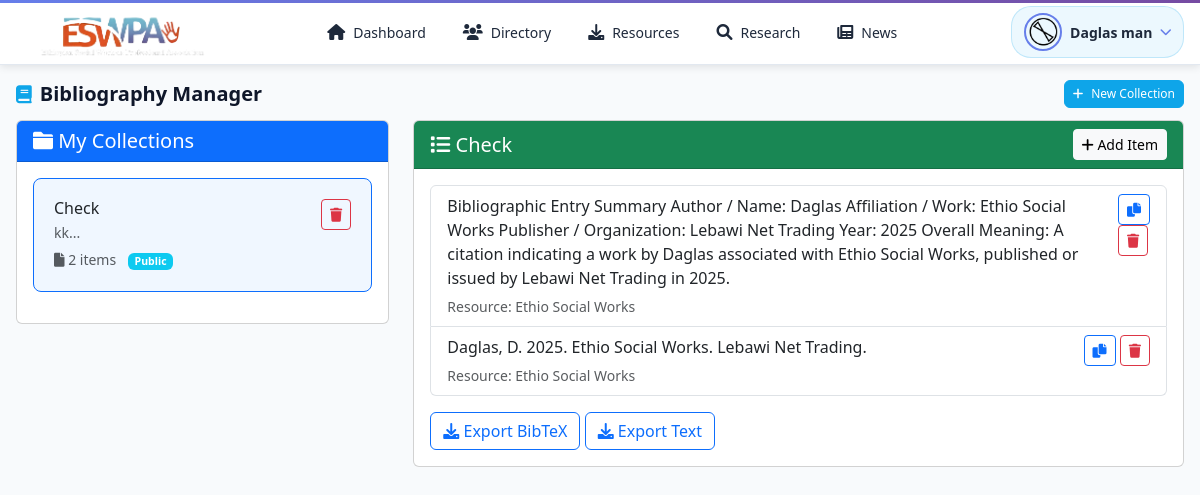
The page /member-bibliography.php?collection_id=1 (signed in) on the database its author committed.
### tables this page shows
CREATE TABLE IF NOT EXISTS `registrations` (
  `id` int NOT NULL AUTO_INCREMENT,
  `membership_id` varchar(50) DEFAULT NULL,
  `fullname` varchar(255) NOT NULL,
  `sex` enum('Male','Female') NOT NULL,
  `email` varchar(191) NOT NULL,
  `phone` varchar(20) NOT NULL,
  `address` text NOT NULL,
  `qualification` varchar(255) NOT NULL,
  `qualification_pdf` varchar(255) DEFAULT NULL,
  `graduation_date` date DEFAULT NULL,
  `payment_duration` varchar(50) NOT NULL,
  `payment_option` varchar(50) NOT NULL,
  `id_card` tinyint(1) NOT NULL DEFAULT '0',
  `photo` varchar(255) DEFAULT NULL,
  `bank_slip` varchar(255) DEFAULT NULL,
  `approval_status` enum('pending','approved','rejected') NOT NULL DEFAULT 'pending',
  `approved_by` int DEFAULT NULL,
  `approved_at` timestamp NULL DEFAULT NULL,
  `expiry_date` date DEFAULT NULL,
  `status` enum('active','expired','pending') NOT NULL DEFAULT 'pending',
  `id_card_generated` tinyint(1) NOT NULL DEFAULT '0',
  `id_card_generated_at` timestamp NULL DEFAULT NULL,
  `created_at` timestamp NULL DEFAULT CURRENT_TIMESTAMP,
  `package_id` int DEFAULT NULL,
  `package_start_date` date DEFAULT NULL,
  `package_end_date` date DEFAULT NULL,
  `updated_at` timestamp NULL DEFAULT NULL ON UPDATE CURRENT_TIMESTAMP,
  PRIMARY KEY (`id`),
  UNIQUE KEY `email` (`email`),
  UNIQUE KEY `membership_id` (`membership_id`),
  KEY `idx_membership_id` (`membership_id`),
  KEY `idx_approval_status` (`approval_status`),
  KEY `idx_status` (`status`),
  KEY `fk_approved_by` (`approved_by`),
  KEY `idx_package_id` (`package_id`)
);

CREATE TABLE IF NOT EXISTS `bibliography_collections` (
  `id` int NOT NULL AUTO_INCREMENT,
  `member_id` int NOT NULL,
  `name` varchar(255) NOT NULL,
  `description` text,
  `is_public` tinyint(1) DEFAULT '0',
  `created_at` timestamp NOT NULL DEFAULT CURRENT_TIMESTAMP,
  PRIMARY KEY (`id`),
  KEY `idx_member_id` (`member_id`)
);

CREATE TABLE IF NOT EXISTS `bibliography_items` (
  `id` int NOT NULL AUTO_INCREMENT,
  `collection_id` int NOT NULL,
  `resource_id` int DEFAULT NULL,
  `research_id` int DEFAULT NULL,
  `citation_text` text NOT NULL,
  `notes` text,
  `added_at` timestamp NOT NULL DEFAULT CURRENT_TIMESTAMP,
  PRIMARY KEY (`id`),
  KEY `idx_collection_id` (`collection_id`),
  KEY `idx_resource_id` (`resource_id`),
  KEY `idx_research_id` (`research_id`)
);

CREATE TABLE IF NOT EXISTS `resources` (
  `id` int NOT NULL AUTO_INCREMENT,
  `section` varchar(100) NOT NULL,
  `title` varchar(255) NOT NULL,
  `publication_date` date NOT NULL,
  `author` varchar(255) NOT NULL,
  `pdf_file` varchar(255) NOT NULL,
  `description` text,
  `status` enum('active','inactive','archived') DEFAULT 'active' COMMENT 'Resource status: active, inactive, or archived',
  `tags` text COMMENT 'Comma-separated tags for categorization',
  `featured` tinyint(1) DEFAULT '0' COMMENT 'Whether resource is featured (1) or not (0)',
  `download_count` int DEFAULT '0' COMMENT 'Total number of downloads',
  `access_level` enum('public','member','premium','restricted') DEFAULT 'member' COMMENT 'Access level: public (everyone), member (logged in), premium (premium package), restricted (special permission)',
  `created_at` timestamp NOT NULL DEFAULT CURRENT_TIMESTAMP,
  `updated_at` timestamp NULL DEFAULT NULL ON UPDATE CURRENT_TIMESTAMP,
  `metadata_json` text COMMENT 'Structured metadata in JSON format',
  `ai_processed` tinyint(1) DEFAULT '0' COMMENT 'Whether this resource has been processed by AI',
  `ai_processed_at` timestamp NULL DEFAULT NULL COMMENT 'Timestamp when AI processing was completed',
  `extracted_text` longtext COMMENT 'Extracted text content from PDF/document',
  PRIMARY KEY (`id`),
  KEY `idx_section` (`section`),
  KEY `idx_publication_date` (`publication_date`),
  KEY `idx_created_at` (`created_at`),
  KEY `idx_status` (`status`),
  KEY `idx_featured` (`featured`),
  KEY `idx_access_level` (`access_level`),
  KEY `idx_download_count` (`download_count`),
  KEY `idx_ai_processed` (`ai_processed`),
  KEY `idx_ai_processed_at` (`ai_processed_at`)
);

### member-bibliography.php (the view, shortened to what the rows shown need)
<?php
include 'include/config.php';
require_once __DIR__ . '/include/bibliography_handler.php';
$member_id = $_SESSION['member_id'];
$collections = getMemberCollections($member_id);
$selected_collection_id = isset($_GET['collection_id']) ? intval($_GET['collection_id']) : null;
$collection_items = null;
if ($selected_collection_id) {
    $collection_items = getCollectionItems($selected_collection_id, $member_id);
}
?>
<!DOCTYPE html>
<html lang="en">
<head>
    <link rel="stylesheet" href="assets/css/bootstrap.min.css">
    <link rel="stylesheet" href="https://cdnjs.cloudflare.com/ajax/libs/font-awesome/6.0.0/css/all.min.css">
    <link href="https://cdn.jsdelivr.net/npm/bootstrap@5.3.0/dist/css/bootstrap.min.css" rel="stylesheet">
    <link href="assets/css/member-panel.css" rel="stylesheet">
</head>
<body>
    <?php include 'member-header-v1.2.php'; ?>
    <div class="mp-content-wrapper">
        <div class="mp-container">
            <div class="mp-content">
                <div class="mp-flex-between mp-mb-md">
                    <h2 class="mp-page-title"><i class="fas fa-book"></i> Bibliography Manager</h2>
            </div>
            <div class="row">
                <div class="col-lg-4">
                    <div class="card">
                        <div class="card-body">
                            <?php if (count($collections) > 0): ?>
                                <?php foreach ($collections as $collection): ?>
                                    <div class="collection-card <?php echo $selected_collection_id == $collection['id'] ? 'active' : ''; ?>"
                                         onclick="window.location.href='?collection_id=<?php echo $collection['id']; ?>'">
                                        <div class="d-flex justify-content-between align-items-start">
                                            <div class="flex-grow-1">
                                                <h6 class="mb-1"><?php echo htmlspecialchars($collection['name']); ?></h6>
                                                <?php if (!empty($collection['description'])): ?>
                                                    <p class="text-muted small mb-1"><?php echo htmlspecialchars(substr($collection['description'], 0, 50)) . '...'; ?></p>
                                                <?php endif; ?>
                                                <small class="text-muted">
                                                    <i class="fas fa-file"></i> <?php echo $collection['item_count']; ?> items
                                                    <?php if ($collection['is_public']): ?>
                                                        <span class="badge bg-info ms-2">Public</span>
                                                    <?php endif; ?>
                                                </small>
                                            </div>
                                            <div class="ms-2">
                                                <button class="btn btn-sm btn-outline-danger"
                                                        onclick="event.stopPropagation(); deleteCollection(<?php echo $collection['id']; ?>, this)">
                                                    <i class="fas fa-trash"></i>
                                                </button>
                                            </div>
                                        </div>
                                    </div>
                                <?php endforeach; ?>
                            <?php else: ?>
                                <p class="text-muted">No collections yet. Create your first bibliography collection!</p>
                            <?php endif; ?>
                        </div>
                    </div>
                </div>
                <div class="col-lg-8">
                    <?php if ($selected_collection_id): ?>
                        <?php
                        $selectedCollection = null;
                        foreach ($collections as $col) {
                            if ($col['id'] == $selected_collection_id) {
                                $selectedCollection = $col;
                                break;
                            }
                        }
                        ?>
                        <div class="card mb-3">
                            <div class="card-header bg-success text-white d-flex justify-content-between align-items-center">
                                <h5 class="mb-0">
                                    <i class="fas fa-list"></i> <?php echo htmlspecialchars($selectedCollection['name']); ?>
                                </h5>
                                <button class="btn btn-light btn-sm" data-bs-toggle="modal" data-bs-target="#addItemModal">
                                    <i class="fas fa-plus"></i> Add Item
                                </button>
                            </div>
                            <div class="card-body">
                                <?php if (count($collection_items) > 0): ?>
                                    <div class="list-group">
                                        <?php foreach ($collection_items as $item): ?>
                                            <div class="list-group-item">
                                                <div class="d-flex justify-content-between align-items-start">
                                                    <div class="flex-grow-1">
                                                        <p class="mb-1"><?php echo htmlspecialchars($item['citation_text']); ?></p>
                                                        <?php if ($item['resource_title']): ?>
                                                            <small class="text-muted">Resource: <?php echo htmlspecialchars($item['resource_title']); ?></small>
                                                        <?php elseif ($item['research_title']): ?>
                                                            <small class="text-muted">Research: <?php echo htmlspecialchars($item['research_title']); ?></small>
                                                        <?php endif; ?>
                                                    </div>
                                                    <div class="ms-3">
                                                        <button class="btn btn-sm btn-outline-primary" onclick="copyText('<?php echo addslashes($item['citation_text']); ?>')">
                                                            <i class="fas fa-copy"></i>
                                                        </button>
                                                        <button class="btn btn-sm btn-outline-danger"
                                                                onclick="deleteItem(<?php echo $item['id']; ?>, this)">
                                                            <i class="fas fa-trash"></i>
                                                        </button>
                                                    </div>
                                                </div>
                                            </div>
                                        <?php endforeach; ?>
                                    </div>
                                    <div class="mt-3">
                                        <button class="btn btn-outline-primary" onclick="exportBibliography('bibtex')">
                                            <i class="fas fa-download"></i> Export BibTeX
                                        </button>
                                        <button class="btn btn-outline-primary" onclick="exportBibliography('text')">
                                            <i class="fas fa-download"></i> Export Text
                                        </button>
                                    </div>
                                <?php else: ?>
                                    <p class="text-muted">No items in this collection yet. Add your first citation!</p>
                                <?php endif; ?>
                            </div>
                        </div>
                    <?php endif; ?>
                </div>
            </div>
        </div>
    </div>
</body>
</html>

### member-header-v1.2.php (shortened to what the rows shown need)
<?php
include 'include/config.php';
$member_id = $_SESSION['member_id'];
$member_query = "SELECT fullname, membership_id, photo FROM registrations WHERE id = ? LIMIT 1";
$member_stmt = $conn->prepare($member_query);
$member_stmt->bind_param("i", $member_id);
$member_stmt->execute();
$member_result = $member_stmt->get_result();
$member_info = $member_result->fetch_assoc();
?>
<header class="member-header-v1-2 member-header-fixed">
    <nav class="member-navbar-v1-2">
        <div class="member-navbar-container-v1-2">
            <div class="member-navbar-profile-v1-2">
                <div class="member-profile-dropdown-v1-2">
                    <button class="member-profile-btn-v1-2" type="button" id="memberProfileDropdownBtn" onclick="void(0)">
                        <?php if (!empty($member_info['photo'])): ?>
                            <img src="<?php echo htmlspecialchars($member_info['photo']); ?>"
                                 alt="Member Photo"
                                 class="member-profile-avatar-v1-2">
                        <?php else: ?>
                            <div class="member-profile-icon-v1-2">
                                <i class="fas fa-user-circle"></i>
                            </div>
                        <?php endif; ?>
                        <span class="member-profile-name-v1-2 d-none d-lg-inline"><?php echo htmlspecialchars($member_info['fullname']); ?></span>
                        <i class="fas fa-chevron-down member-profile-arrow-v1-2"></i>
                    </button>
                </div>
            </div>
        </div>
    </nav>
</header>

### rows shown on the page
registrations: photo (picture), fullname "Daglas man"
bibliography_collections: name "Check", description "kk", item_count "2", is_public "Public"
bibliography_items: citation_text "Bibliographic Entry Summary Author / Name: Daglas Affiliation / Work: Ethio Social Works Publisher / Organization: Lebawi Net Trading Year: 2025 Overall Meaning: A citation indicating a work by Daglas associated with Ethio Social Works, published or issued by Lebawi Net Trading in 2025.", resource.title "Ethio Social Works"
bibliography_items: citation_text "Daglas, D. 2025. Ethio Social Works. Lebawi Net Trading.", resource.title "Ethio Social Works"
